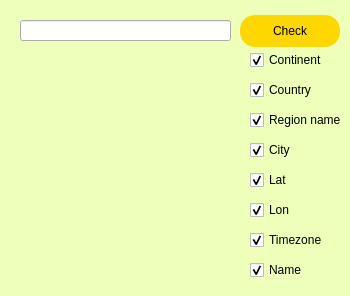
<?xml version="1.0" encoding="UTF-8"?>
<ui version="4.0">
 <class>MainWindow</class>
 <widget class="QMainWindow" name="MainWindow">
  <property name="geometry">
   <rect>
    <x>0</x>
    <y>0</y>
    <width>350</width>
    <height>296</height>
   </rect>
  </property>
  <property name="minimumSize">
   <size>
    <width>350</width>
    <height>296</height>
   </size>
  </property>
  <property name="maximumSize">
   <size>
    <width>350</width>
    <height>296</height>
   </size>
  </property>
  <property name="windowTitle">
   <string>MainWindow</string>
  </property>
  <widget class="QWidget" name="centralwidget">
   <widget class="QPushButton" name="send">
    <property name="geometry">
     <rect>
      <x>240</x>
      <y>15</y>
      <width>100</width>
      <height>32</height>
     </rect>
    </property>
    <property name="styleSheet">
     <string notr="true">QPushButton {
    background-color: #FFD700;
	border-radius: 15px;
}</string>
    </property>
    <property name="text">
     <string>Check</string>
    </property>
   </widget>
   <widget class="QLineEdit" name="ip_input">
    <property name="geometry">
     <rect>
      <x>20</x>
      <y>20</y>
      <width>211</width>
      <height>21</height>
     </rect>
    </property>
   </widget>
   <widget class="QCheckBox" name="continent_check">
    <property name="geometry">
     <rect>
      <x>250</x>
      <y>50</y>
      <width>85</width>
      <height>20</height>
     </rect>
    </property>
    <property name="text">
     <string>Continent</string>
    </property>
    <property name="checked">
     <bool>true</bool>
    </property>
   </widget>
   <widget class="QCheckBox" name="country_check">
    <property name="geometry">
     <rect>
      <x>250</x>
      <y>80</y>
      <width>85</width>
      <height>20</height>
     </rect>
    </property>
    <property name="text">
     <string>Country</string>
    </property>
    <property name="checked">
     <bool>true</bool>
    </property>
   </widget>
   <widget class="QCheckBox" name="region_check">
    <property name="geometry">
     <rect>
      <x>250</x>
      <y>110</y>
      <width>101</width>
      <height>20</height>
     </rect>
    </property>
    <property name="text">
     <string>Region name</string>
    </property>
    <property name="checked">
     <bool>true</bool>
    </property>
   </widget>
   <widget class="QCheckBox" name="city_check">
    <property name="geometry">
     <rect>
      <x>250</x>
      <y>140</y>
      <width>85</width>
      <height>20</height>
     </rect>
    </property>
    <property name="text">
     <string>City</string>
    </property>
    <property name="checked">
     <bool>true</bool>
    </property>
   </widget>
   <widget class="QCheckBox" name="lat_check">
    <property name="geometry">
     <rect>
      <x>250</x>
      <y>170</y>
      <width>85</width>
      <height>20</height>
     </rect>
    </property>
    <property name="text">
     <string>Lat</string>
    </property>
    <property name="checked">
     <bool>true</bool>
    </property>
   </widget>
   <widget class="QCheckBox" name="lon_check">
    <property name="geometry">
     <rect>
      <x>250</x>
      <y>200</y>
      <width>85</width>
      <height>20</height>
     </rect>
    </property>
    <property name="text">
     <string>Lon</string>
    </property>
    <property name="checked">
     <bool>true</bool>
    </property>
   </widget>
   <widget class="QCheckBox" name="timezone_check">
    <property name="geometry">
     <rect>
      <x>250</x>
      <y>230</y>
      <width>85</width>
      <height>20</height>
     </rect>
    </property>
    <property name="text">
     <string>Timezone</string>
    </property>
    <property name="checked">
     <bool>true</bool>
    </property>
   </widget>
   <widget class="QCheckBox" name="name_check">
    <property name="geometry">
     <rect>
      <x>250</x>
      <y>260</y>
      <width>85</width>
      <height>20</height>
     </rect>
    </property>
    <property name="text">
     <string>Name</string>
    </property>
    <property name="checked">
     <bool>true</bool>
    </property>
   </widget>
   <widget class="QLabel" name="info">
    <property name="geometry">
     <rect>
      <x>20</x>
      <y>60</y>
      <width>211</width>
      <height>221</height>
     </rect>
    </property>
    <property name="text">
     <string/>
    </property>
   </widget>
   <widget class="QLabel" name="background">
    <property name="geometry">
     <rect>
      <x>0</x>
      <y>0</y>
      <width>350</width>
      <height>296</height>
     </rect>
    </property>
    <property name="styleSheet">
     <string notr="true">QLabel {
	background-color: rgb(237, 255, 185);
}</string>
    </property>
    <property name="text">
     <string/>
    </property>
   </widget>
   <zorder>background</zorder>
   <zorder>send</zorder>
   <zorder>ip_input</zorder>
   <zorder>continent_check</zorder>
   <zorder>country_check</zorder>
   <zorder>region_check</zorder>
   <zorder>city_check</zorder>
   <zorder>lat_check</zorder>
   <zorder>lon_check</zorder>
   <zorder>timezone_check</zorder>
   <zorder>name_check</zorder>
   <zorder>info</zorder>
  </widget>
 </widget>
 <resources/>
 <connections/>
</ui>
